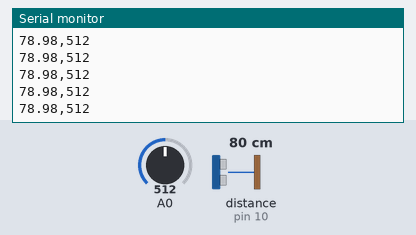
A sketch run on a simulated Arduino Uno, built with avr-gcc and run on an emulated ATmega328P. Parts: the last lines printed to the serial monitor. Wiring (inferred from the names in the program): ultrasonic range finder: trigger pin 9; echo pin 10. Inputs (shaded band) come from the test bench; at power-on: distance to the obstacle (sensor on pin 10) 80 cm, A0 = 512. The echo pulse lasts 58.3 µs per cm.

Above: at 1.2 s.
1.3 s: distance to the obstacle (sensor on pin 10) set to 2 cm
At 1.8 s:
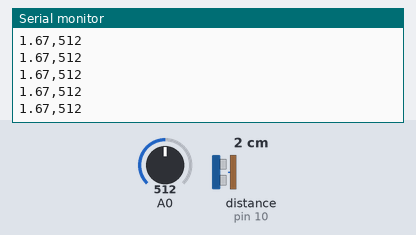
4.3 s: A0 set to 716
At 5.2 s:
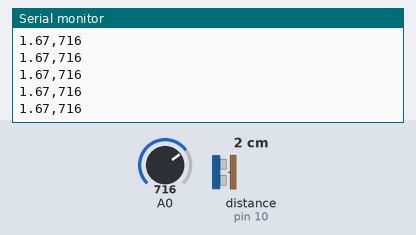
5.8 s: distance to the obstacle (sensor on pin 10) set to 4 cm
At 6.3 s:
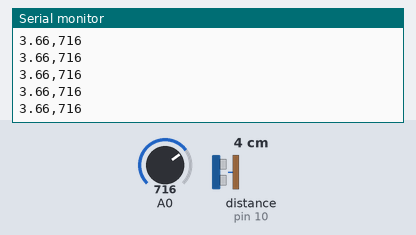
7.3 s: A0 set to 900
At 7.8 s:
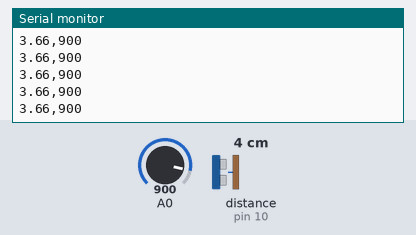
Timing chart, 0 to 9.8 s (numbered marks = the images above; inputs shaded):
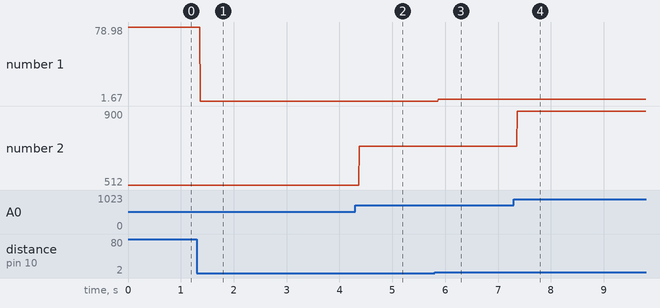

The sketch:

sketch_Lab_Proj.ino
```cpp
// defining the pins
const int trigPin = 9;
const int echoPin = 10;
// defining variables
long duration;
float distance;
void setup() {
  pinMode(trigPin, OUTPUT); // Sets the trigPin as an Output
  pinMode(echoPin, INPUT); // Sets the echoPin as an Input
  Serial.begin(9600); // Starts the serial communication
}
void loop() {
  // Clears the trigPin
  digitalWrite(trigPin, LOW);
  delayMicroseconds(2);
  // Sets the trigPin on HIGH state for 10 micro seconds
  digitalWrite(trigPin, HIGH);
  delayMicroseconds(10);
  digitalWrite(trigPin, LOW);
  // Reads the echoPin, returns the sound wave travel time in microseconds
  duration = pulseIn(echoPin, HIGH);
  // Calculating the distance
  distance= float(duration*0.034)/float(2);

    //val is reading of magnetic hall probe
    int val = analogRead(A0);
    Serial.print(distance);
    Serial.print(',');
    Serial.println(val);
    delay(1);
}
```

Measured:
- after the input at 1.3 s, the serial monitor: prints a new line after 0.07 s (image 1)
- after the input at 4.3 s, the serial monitor: prints a new line after 0.07 s (image 2)
- after the input at 5.8 s, the serial monitor: prints a new line after 0.07 s (image 3)
- after the input at 7.3 s, the serial monitor: prints a new line after 0.07 s (image 4)
- plotted number 1: 78.98 → 1.67 after the input at 1.3 s, 1.67 → 3.66 after the input at 5.8 s
- plotted number 2: 512 → 716 after the input at 4.3 s, 716 → 900 after the input at 7.3 s
